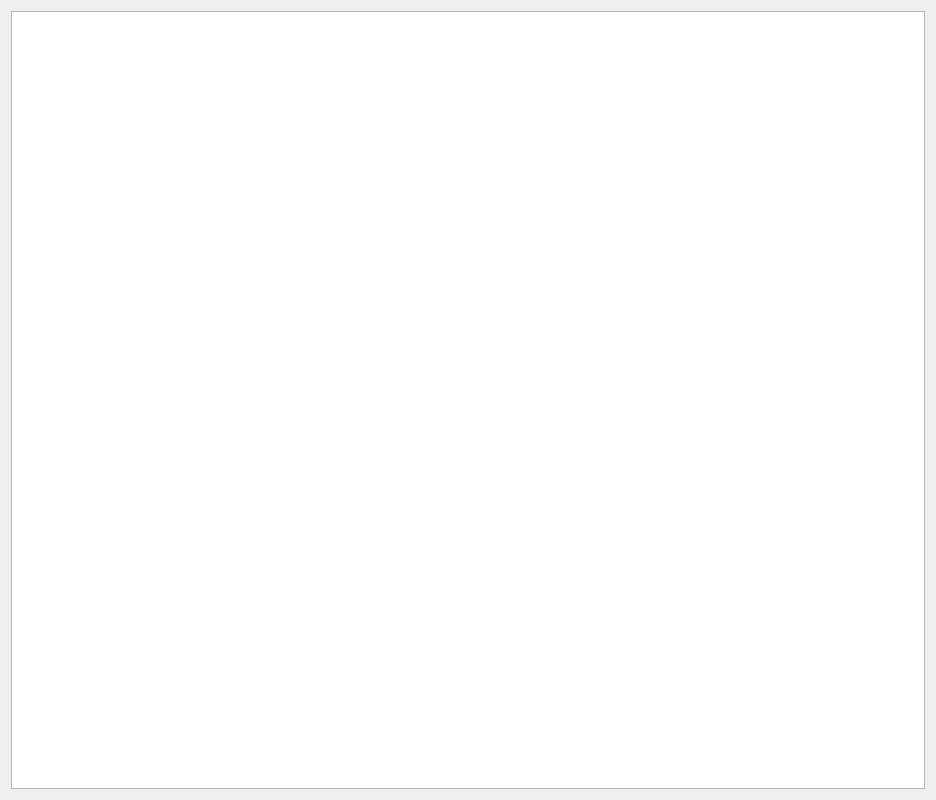
<?xml version="1.0" encoding="UTF-8"?>
<ui version="4.0">
 <class>QtTestQtRoundedTextRectItemMainDialog</class>
 <widget class="QDialog" name="QtTestQtRoundedTextRectItemMainDialog">
  <property name="geometry">
   <rect>
    <x>0</x>
    <y>0</y>
    <width>936</width>
    <height>800</height>
   </rect>
  </property>
  <property name="windowTitle">
   <string>TestQtRoundedTextRectItem</string>
  </property>
  <property name="windowIcon">
   <iconset resource="ToolTestQtRoundedTextRectItem.qrc">
    <normaloff>:/images/R.png</normaloff>:/images/R.png</iconset>
  </property>
  <layout class="QGridLayout" name="gridLayout">
   <item row="0" column="0">
    <widget class="QtTestQtRoundedTextRectItemWidget" name="view"/>
   </item>
  </layout>
 </widget>
 <customwidgets>
  <customwidget>
   <class>QtTestQtRoundedTextRectItemWidget</class>
   <extends>QGraphicsView</extends>
   <header>qttestqtroundedtextrectitemwidget.h</header>
  </customwidget>
 </customwidgets>
 <resources>
  <include location="ToolTestQtRoundedTextRectItem.qrc"/>
 </resources>
 <connections/>
</ui>
